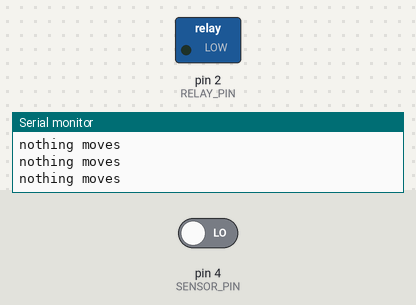
The sketch below on a simulated Arduino Uno, built with avr-gcc and run on an emulated ATmega328P. Shown: switched loads named in the sketch (green lamp = pin HIGH), the last lines printed to the serial monitor. Inputs (shaded band) come from the test bench; at power-on: pin 4 (SENSOR_PIN) LOW.

Above: at 1.2 s.
1.3 s: pin 4 (SENSOR_PIN) driven HIGH
At 2.7 s:
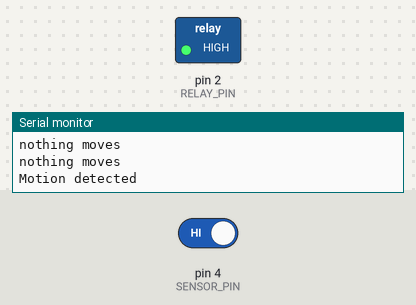
Timing chart, 0 to 4.3 s (numbered marks = the images above; inputs shaded):
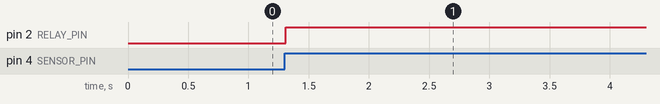

Measured:
- after the input at 1.3 s, pin 2 (RELAY_PIN): LOW → HIGH at once

The sketch:

HOMEPIR.ino
```cpp
const int SENSOR_PIN = 4;
const int RELAY_PIN = 2;

void setup() {
  Serial.begin(9600);
   Serial.println("HOME PIR Project");
  pinMode(SENSOR_PIN, INPUT);
  pinMode(RELAY_PIN, OUTPUT);
}

void loop() {
  int motion =digitalRead(SENSOR_PIN);// read the sensor pin and stores it in "motion" variable
  // if motion is detected
  if(motion){
    Serial.println("Motion detected");
    digitalWrite(RELAY_PIN, HIGH);// Turn the relay ON
    delay(30000);//set the delay as you want I choosed this based on my preference
  }else{
     Serial.println("nothing moves");
     digitalWrite(RELAY_PIN,LOW);// Turn the relay OFF
  }
  delay(10);

}
```
